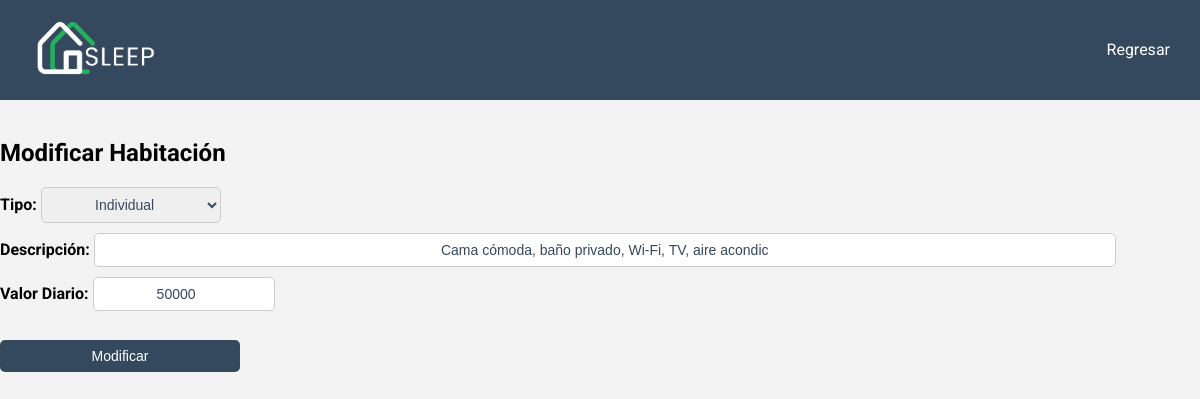
The page /pages/modificar_habitacion.php?numero=100 on the database its author committed.
### tables this page shows
CREATE TABLE `habitaciones` (
  `numero` int(11) NOT NULL,
  `tipo` varchar(15) NOT NULL,
  `estado` tinyint(1) NOT NULL,
  `descripcion` varchar(50) NOT NULL,
  `valor_diario` decimal(10,0) NOT NULL
);

### pages/modificar_habitacion.php (the view, shortened to what this page needs)
<?php
include '../conections/conection.php';
if (isset($_GET['numero'])) {
    $numeroHabitacion = $_GET['numero'];
    $sql = "SELECT * FROM habitaciones WHERE numero = '$numeroHabitacion'";
    $result = $conn->query($sql);
    if ($result->num_rows == 1) {
        $row = $result->fetch_assoc();
        $tipo = $row['tipo'];
        $descripcion = $row['descripcion'];
        $valor_diario = $row['valor_diario'];
    } else {
        echo "Habitación no encontrada.";
        exit();
    }
} else {
    echo "Número de habitación no proporcionado.";
    exit();
}
?>
<!DOCTYPE html>
<html lang="en">
<head>
    <link rel="stylesheet" href="../assets/css/modificar_habitacion.css">
</head>
<body>
    <header>
        <div id="logo">
            <img src="../assets/img/logoclaro.png" alt="Logo del Hotel" width="135px" height="70px">
        </div>
        <nav>
            <ul class="ul-encabezados">
                <li><a href="panel_gestor.php">Regresar</a></li>
            </ul>
        </nav>
    </header>
    <br>
    <h2>Modificar Habitación</h2>
    <div>
        <form method="post">
            <label for="tipo">Tipo:</label>
            <select id="tipo" name="tipo" required>
                <option value="Individual" <?php if ($tipo === 'Individual') echo 'selected'; ?>>Individual</option>
            </select>
            <br>
            <label for="descripcion">Descripción:</label>
            <input type="text#descripcion" id="descripcion" name="descripcion" value="<?php echo $descripcion; ?>" required>
            <br>
            <label for="valor_diario">Valor Diario:</label>
            <input type="number" id="valor_diario" name="valor_diario" value="<?php echo $valor_diario; ?>" required>
            <br>
            <br>
            <button type="submit">Modificar</button>
        </form>
    </div>
</body>
</html>

### assets/css/modificar_habitacion.css (style rules this page uses)
body { font-family: 'Roboto', sans-serif; margin: 0; padding: 0; background-color: #f3f3f3; }
header { background-color: #34495e; color: white; padding: 10px; display: flex; justify-content: space-between; align-items: center; }
#logo { margin-left: 20px; }
#logo img { max-width: 100%; height: auto; }
ul.ul-encabezados { list-style-type: none; padding: 0; }
ul.ul-encabezados li { display: inline; margin-right: 20px; }
ul.ul-encabezados a { text-decoration: none; color: white; }
label { font-weight: bold; margin-bottom: 5px; }
input[type="date"], select { padding: 8px 0px 8px 0px; margin-bottom: 10px; border: 1px solid #ccc; border-radius: 5px; font-size: 14px; transition: border-color 0.3s ease-in-out; color: #34495e; width: 10%; }
input[type="text#descripcion"] { text-align: center; padding: 8px 0px 8px 0px; margin-bottom: 10px; border: 1px solid #ccc; border-radius: 5px; font-size: 14px; transition: border-color 0.3s ease-in-out; color: #34495e; width: 85%; resize: vertical; }
input[type="number"], select { text-align: center; padding: 8px 0px 8px 0px; margin-bottom: 10px; border: 1px solid #ccc; border-radius: 5px; font-size: 14px; transition: border-color 0.3s ease-in-out; color: #34495e; width: 15%; }
button[type="submit"] { background-color: #34495e; color: white; border: none; padding: 8px 0px 8px 0px; border-radius: 5px; cursor: pointer; font-size: 14px; transition: background-color 0.3s ease-in-out; width: 20%; }

### rows shown on the page
habitaciones: tipo "Individual", descripcion "Cama cómoda, baño privado, Wi-Fi, TV, aire acondic", valor_diario "50000"
